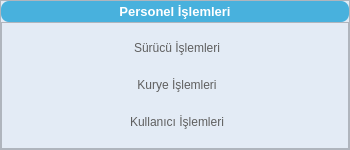
<?xml version="1.0" encoding="UTF-8"?>
<ui version="4.0">
 <class>Form</class>
 <widget class="QWidget" name="Form">
  <property name="geometry">
   <rect>
    <x>0</x>
    <y>0</y>
    <width>350</width>
    <height>150</height>
   </rect>
  </property>
  <property name="minimumSize">
   <size>
    <width>350</width>
    <height>150</height>
   </size>
  </property>
  <property name="maximumSize">
   <size>
    <width>350</width>
    <height>150</height>
   </size>
  </property>
  <property name="windowTitle">
   <string>Form</string>
  </property>
  <property name="styleSheet">
   <string notr="true">QFrame{
	background-color: #e3ebf5;
}</string>
  </property>
  <layout class="QVBoxLayout" name="verticalLayout">
   <property name="spacing">
    <number>0</number>
   </property>
   <property name="leftMargin">
    <number>0</number>
   </property>
   <property name="topMargin">
    <number>0</number>
   </property>
   <property name="rightMargin">
    <number>0</number>
   </property>
   <property name="bottomMargin">
    <number>0</number>
   </property>
   <item>
    <widget class="QFrame" name="framePersonel">
     <property name="frameShape">
      <enum>QFrame::StyledPanel</enum>
     </property>
     <property name="frameShadow">
      <enum>QFrame::Raised</enum>
     </property>
     <layout class="QVBoxLayout" name="verticalLayout_2">
      <property name="spacing">
       <number>0</number>
      </property>
      <property name="leftMargin">
       <number>0</number>
      </property>
      <property name="topMargin">
       <number>0</number>
      </property>
      <property name="rightMargin">
       <number>0</number>
      </property>
      <property name="bottomMargin">
       <number>0</number>
      </property>
      <item>
       <widget class="QPushButton" name="pushButtonPersonelOperation">
        <property name="font">
         <font>
          <family>Segoe UI</family>
          <pointsize>10</pointsize>
          <weight>75</weight>
          <italic>false</italic>
          <bold>true</bold>
         </font>
        </property>
        <property name="styleSheet">
         <string notr="true">QPushButton {
    background-color: #48B1DD;
    color: white;
    border: none;
    border-radius: 8px;
    padding: 3px 5px 3px 5px;
    font: bold 10pt &quot;Segoe UI&quot;;
    text-align: center;
}
</string>
        </property>
        <property name="text">
         <string>Personel İşlemleri</string>
        </property>
        <property name="checkable">
         <bool>true</bool>
        </property>
       </widget>
      </item>
      <item>
       <widget class="QFrame" name="framePersonelDropDown">
        <property name="styleSheet">
         <string notr="true">QPushButton {
    background-color: transparent;
    color: #5F5F5F;
    border-radius: 6px;
    padding: 5px 10px 5px 14px;
    font: 9pt &quot;Segoe UI&quot;;
    qproperty-icon: url(:/icons/arrow-down-dark.svg);
    qproperty-iconSize: 10px 10px;
    text-align: center;
}
QPushButton:pressed {
    qproperty-icon: url(:/icons/arrow-up-dark.svg);
    background-color: #e6e6e6;
}
QPushButton:hover {
    background-color: #e0e0e0;
}
QFrame{
	background-color: #e3ebf5;
}
</string>
        </property>
        <property name="frameShape">
         <enum>QFrame::StyledPanel</enum>
        </property>
        <property name="frameShadow">
         <enum>QFrame::Raised</enum>
        </property>
        <layout class="QVBoxLayout" name="verticalLayout_7">
         <property name="spacing">
          <number>0</number>
         </property>
         <property name="leftMargin">
          <number>0</number>
         </property>
         <property name="topMargin">
          <number>0</number>
         </property>
         <property name="rightMargin">
          <number>0</number>
         </property>
         <property name="bottomMargin">
          <number>0</number>
         </property>
         <item>
          <widget class="QPushButton" name="pushButtonDriverOperation">
           <property name="text">
            <string>Sürücü İşlemleri</string>
           </property>
          </widget>
         </item>
         <item>
          <widget class="QPushButton" name="pushButtonCourierOperation">
           <property name="text">
            <string>Kurye İşlemleri</string>
           </property>
          </widget>
         </item>
         <item>
          <widget class="QPushButton" name="pushButtonUserOperation">
           <property name="text">
            <string>Kullanıcı İşlemleri</string>
           </property>
          </widget>
         </item>
        </layout>
       </widget>
      </item>
     </layout>
    </widget>
   </item>
  </layout>
 </widget>
 <resources/>
 <connections/>
</ui>
